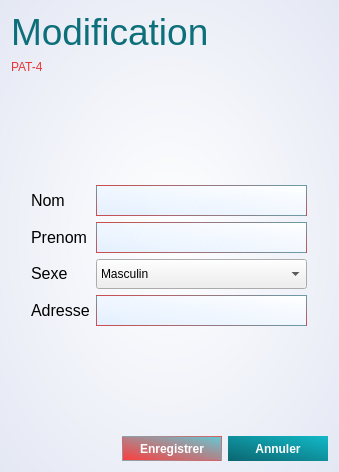
<?xml version="1.0" encoding="UTF-8"?>
<ui version="4.0">
 <class>UpdatePatDialog</class>
 <widget class="QDialog" name="UpdatePatDialog">
  <property name="geometry">
   <rect>
    <x>0</x>
    <y>0</y>
    <width>339</width>
    <height>472</height>
   </rect>
  </property>
  <property name="minimumSize">
   <size>
    <width>339</width>
    <height>472</height>
   </size>
  </property>
  <property name="maximumSize">
   <size>
    <width>339</width>
    <height>472</height>
   </size>
  </property>
  <property name="windowTitle">
   <string>Dialog</string>
  </property>
  <property name="styleSheet">
   <string notr="true">#UpdatePatDialog{
background-color: qradialgradient(spread:pad, cx:0.494318, cy:0.5, radius:0.859, fx:0.5, fy:0.5, stop:0 rgba(255, 255, 255, 255), stop:1 rgba(222, 227, 241, 255));
}</string>
  </property>
  <layout class="QVBoxLayout" name="verticalLayout">
   <item>
    <widget class="QLabel" name="label_7">
     <property name="styleSheet">
      <string notr="true">color: rgb(13, 111, 122);
font: 75 26pt &quot;Calibri&quot;;</string>
     </property>
     <property name="text">
      <string>&lt;!DOCTYPE HTML PUBLIC &quot;-//W3C//DTD HTML 4.0//EN&quot; &quot;http://www.w3.org/TR/REC-html40/strict.dtd&quot;&gt;
&lt;html&gt;&lt;head&gt;&lt;meta name=&quot;qrichtext&quot; content=&quot;1&quot; /&gt;&lt;style type=&quot;text/css&quot;&gt;
p, li { white-space: pre-wrap; }
&lt;/style&gt;&lt;/head&gt;&lt;body style=&quot; font-family:'Calibri'; font-size:26pt; font-weight:72; font-style:normal;&quot;&gt;
&lt;p style=&quot; margin-top:12px; margin-bottom:12px; margin-left:0px; margin-right:0px; -qt-block-indent:0; text-indent:0px;&quot;&gt;&lt;span style=&quot; font-family:'Quantify'; font-size:28pt; font-weight:400;&quot;&gt;Modification&lt;/span&gt;&lt;/p&gt;&lt;/body&gt;&lt;/html&gt;</string>
     </property>
    </widget>
   </item>
   <item>
    <widget class="QLabel" name="numPat">
     <property name="styleSheet">
      <string notr="true">font: 20pt &quot;Quantify&quot;;
color:rgb(232, 54, 54);</string>
     </property>
     <property name="text">
      <string>PAT-4</string>
     </property>
    </widget>
   </item>
   <item>
    <spacer name="verticalSpacer">
     <property name="orientation">
      <enum>Qt::Vertical</enum>
     </property>
     <property name="sizeHint" stdset="0">
      <size>
       <width>20</width>
       <height>84</height>
      </size>
     </property>
    </spacer>
   </item>
   <item>
    <layout class="QHBoxLayout" name="horizontalLayout_3">
     <item>
      <spacer name="horizontalSpacer_2">
       <property name="orientation">
        <enum>Qt::Horizontal</enum>
       </property>
       <property name="sizeHint" stdset="0">
        <size>
         <width>40</width>
         <height>20</height>
        </size>
       </property>
      </spacer>
     </item>
     <item>
      <layout class="QFormLayout" name="formLayout">
       <item row="0" column="0">
        <widget class="QLabel" name="label">
         <property name="text">
          <string>&lt;html&gt;&lt;head/&gt;&lt;body&gt;&lt;p&gt;&lt;span style=&quot; font-size:12pt;&quot;&gt;Nom&lt;/span&gt;&lt;/p&gt;&lt;/body&gt;&lt;/html&gt;</string>
         </property>
        </widget>
       </item>
       <item row="0" column="1">
        <widget class="QLineEdit" name="nomInput">
         <property name="minimumSize">
          <size>
           <width>211</width>
           <height>31</height>
          </size>
         </property>
         <property name="maximumSize">
          <size>
           <width>211</width>
           <height>31</height>
          </size>
         </property>
         <property name="styleSheet">
          <string notr="true">border: 1px solid qlineargradient(spread:pad, x1:0, y1:0.534, x2:0.994318, y2:0.518, stop:0 rgba(144, 250, 197, 255), stop:1 rgba(132, 165, 253, 255));
border: 1px solid qlineargradient(spread:pad, x1:0, y1:1, x2:1, y2:0, stop:0 rgba(255, 34, 34, 255), stop:1 rgba(55, 198, 214, 255));
background-color: qlineargradient(spread:pad, x1:0, y1:0.989, x2:1, y2:0, stop:0 rgba(222, 237, 255, 198), stop:1 rgba(255, 255, 255, 255));
font-size: 11pts;</string>
         </property>
        </widget>
       </item>
       <item row="1" column="0">
        <widget class="QLabel" name="label_2">
         <property name="text">
          <string>&lt;html&gt;&lt;head/&gt;&lt;body&gt;&lt;p&gt;&lt;span style=&quot; font-size:12pt;&quot;&gt;Prenom&lt;/span&gt;&lt;/p&gt;&lt;/body&gt;&lt;/html&gt;</string>
         </property>
        </widget>
       </item>
       <item row="1" column="1">
        <widget class="QLineEdit" name="prenomInput">
         <property name="minimumSize">
          <size>
           <width>211</width>
           <height>31</height>
          </size>
         </property>
         <property name="maximumSize">
          <size>
           <width>211</width>
           <height>31</height>
          </size>
         </property>
         <property name="styleSheet">
          <string notr="true">border: 1px solid qlineargradient(spread:pad, x1:0, y1:0.534, x2:0.994318, y2:0.518, stop:0 rgba(144, 250, 197, 255), stop:1 rgba(132, 165, 253, 255));
border: 1px solid qlineargradient(spread:pad, x1:0, y1:1, x2:1, y2:0, stop:0 rgba(255, 34, 34, 255), stop:1 rgba(55, 198, 214, 255));
background-color: qlineargradient(spread:pad, x1:0, y1:0.989, x2:1, y2:0, stop:0 rgba(222, 237, 255, 198), stop:1 rgba(255, 255, 255, 255));
font-size: 11pts;</string>
         </property>
        </widget>
       </item>
       <item row="2" column="0">
        <widget class="QLabel" name="label_3">
         <property name="text">
          <string>&lt;html&gt;&lt;head/&gt;&lt;body&gt;&lt;p&gt;&lt;span style=&quot; font-size:12pt;&quot;&gt;Sexe&lt;/span&gt;&lt;/p&gt;&lt;/body&gt;&lt;/html&gt;</string>
         </property>
        </widget>
       </item>
       <item row="2" column="1">
        <widget class="QComboBox" name="sexeCombo">
         <property name="minimumSize">
          <size>
           <width>211</width>
           <height>30</height>
          </size>
         </property>
         <property name="maximumSize">
          <size>
           <width>211</width>
           <height>81</height>
          </size>
         </property>
         <item>
          <property name="text">
           <string>Masculin</string>
          </property>
         </item>
         <item>
          <property name="text">
           <string>Feminin</string>
          </property>
         </item>
        </widget>
       </item>
       <item row="3" column="0">
        <widget class="QLabel" name="label_4">
         <property name="text">
          <string>&lt;html&gt;&lt;head/&gt;&lt;body&gt;&lt;p&gt;&lt;span style=&quot; font-size:12pt;&quot;&gt;Adresse&lt;/span&gt;&lt;/p&gt;&lt;/body&gt;&lt;/html&gt;</string>
         </property>
        </widget>
       </item>
       <item row="3" column="1">
        <widget class="QLineEdit" name="adresseInput">
         <property name="minimumSize">
          <size>
           <width>211</width>
           <height>31</height>
          </size>
         </property>
         <property name="maximumSize">
          <size>
           <width>211</width>
           <height>31</height>
          </size>
         </property>
         <property name="styleSheet">
          <string notr="true">border: 1px solid qlineargradient(spread:pad, x1:0, y1:0.534, x2:0.994318, y2:0.518, stop:0 rgba(144, 250, 197, 255), stop:1 rgba(132, 165, 253, 255));
border: 1px solid qlineargradient(spread:pad, x1:0, y1:1, x2:1, y2:0, stop:0 rgba(255, 34, 34, 255), stop:1 rgba(55, 198, 214, 255));
background-color: qlineargradient(spread:pad, x1:0, y1:0.989, x2:1, y2:0, stop:0 rgba(222, 237, 255, 198), stop:1 rgba(255, 255, 255, 255));
font-size: 11pts;</string>
         </property>
        </widget>
       </item>
      </layout>
     </item>
     <item>
      <spacer name="horizontalSpacer_3">
       <property name="orientation">
        <enum>Qt::Horizontal</enum>
       </property>
       <property name="sizeHint" stdset="0">
        <size>
         <width>40</width>
         <height>20</height>
        </size>
       </property>
      </spacer>
     </item>
    </layout>
   </item>
   <item>
    <spacer name="verticalSpacer_2">
     <property name="orientation">
      <enum>Qt::Vertical</enum>
     </property>
     <property name="sizeHint" stdset="0">
      <size>
       <width>20</width>
       <height>84</height>
      </size>
     </property>
    </spacer>
   </item>
   <item>
    <layout class="QHBoxLayout" name="horizontalLayout_2">
     <item>
      <spacer name="horizontalSpacer">
       <property name="orientation">
        <enum>Qt::Horizontal</enum>
       </property>
       <property name="sizeHint" stdset="0">
        <size>
         <width>40</width>
         <height>20</height>
        </size>
       </property>
      </spacer>
     </item>
     <item>
      <layout class="QHBoxLayout" name="horizontalLayout">
       <item>
        <widget class="QPushButton" name="savePatBtn">
         <property name="minimumSize">
          <size>
           <width>100</width>
           <height>25</height>
          </size>
         </property>
         <property name="styleSheet">
          <string notr="true">#savePatBtn{
	border:none;
border: 1px solid qlineargradient(spread:pad, x1:1, y1:0, x2:0, y2:1, stop:0 rgba(255, 59, 59, 255), stop:1 rgba(98, 202, 214, 255));
background-color: qlineargradient(spread:pad, x1:0, y1:1, x2:1, y2:0, stop:0 rgba(255, 59, 59, 255), stop:1 rgba(98, 202, 214, 255));
color: rgb(232, 54, 54);
color: white;
font-weight: bold;
}
#savePatBtn:hover{
	background-color: qlineargradient(spread:pad, x1:0, y1:1, x2:1, y2:0, stop:0 rgba(255, 34, 34, 255), stop:1 rgba(55, 198, 214, 255));
}</string>
         </property>
         <property name="text">
          <string>Enregistrer</string>
         </property>
        </widget>
       </item>
       <item>
        <widget class="QPushButton" name="cancelBtn">
         <property name="minimumSize">
          <size>
           <width>100</width>
           <height>25</height>
          </size>
         </property>
         <property name="styleSheet">
          <string notr="true">#cancelBtn{
border:none;
background-color: qlineargradient(spread:pad, x1:0, y1:1, x2:1, y2:0, stop:0 rgba(11, 102, 112, 255), stop:1 rgba(18, 185, 200, 255));
color: rgb(232, 54, 54);
color: white;
font-weight: bold;
}
#cancelBtn:hover{
background-color: qlineargradient(spread:pad, x1:0, y1:1, x2:1, y2:0, stop:0 rgba(9, 87, 94, 255), stop:1 rgba(15, 174, 182, 255));
}</string>
         </property>
         <property name="text">
          <string>Annuler</string>
         </property>
        </widget>
       </item>
      </layout>
     </item>
    </layout>
   </item>
  </layout>
 </widget>
 <resources/>
 <connections/>
</ui>
